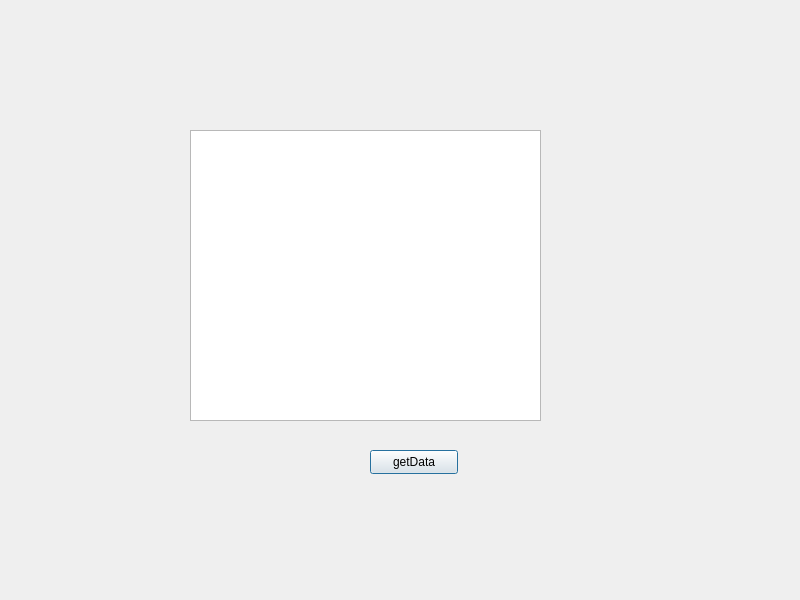
<?xml version="1.0" encoding="UTF-8"?>
<ui version="4.0">
 <class>GraphVisualizer</class>
 <widget class="QDialog" name="GraphVisualizer">
  <property name="geometry">
   <rect>
    <x>0</x>
    <y>0</y>
    <width>800</width>
    <height>600</height>
   </rect>
  </property>
  <property name="windowTitle">
   <string>GraphVisualizer</string>
  </property>
  <widget class="QTableView" name="tableView">
   <property name="geometry">
    <rect>
     <x>190</x>
     <y>130</y>
     <width>351</width>
     <height>291</height>
    </rect>
   </property>
  </widget>
  <widget class="QPushButton" name="pushButton">
   <property name="geometry">
    <rect>
     <x>370</x>
     <y>450</y>
     <width>88</width>
     <height>24</height>
    </rect>
   </property>
   <property name="text">
    <string>getData</string>
   </property>
  </widget>
 </widget>
 <resources/>
 <connections/>
</ui>
